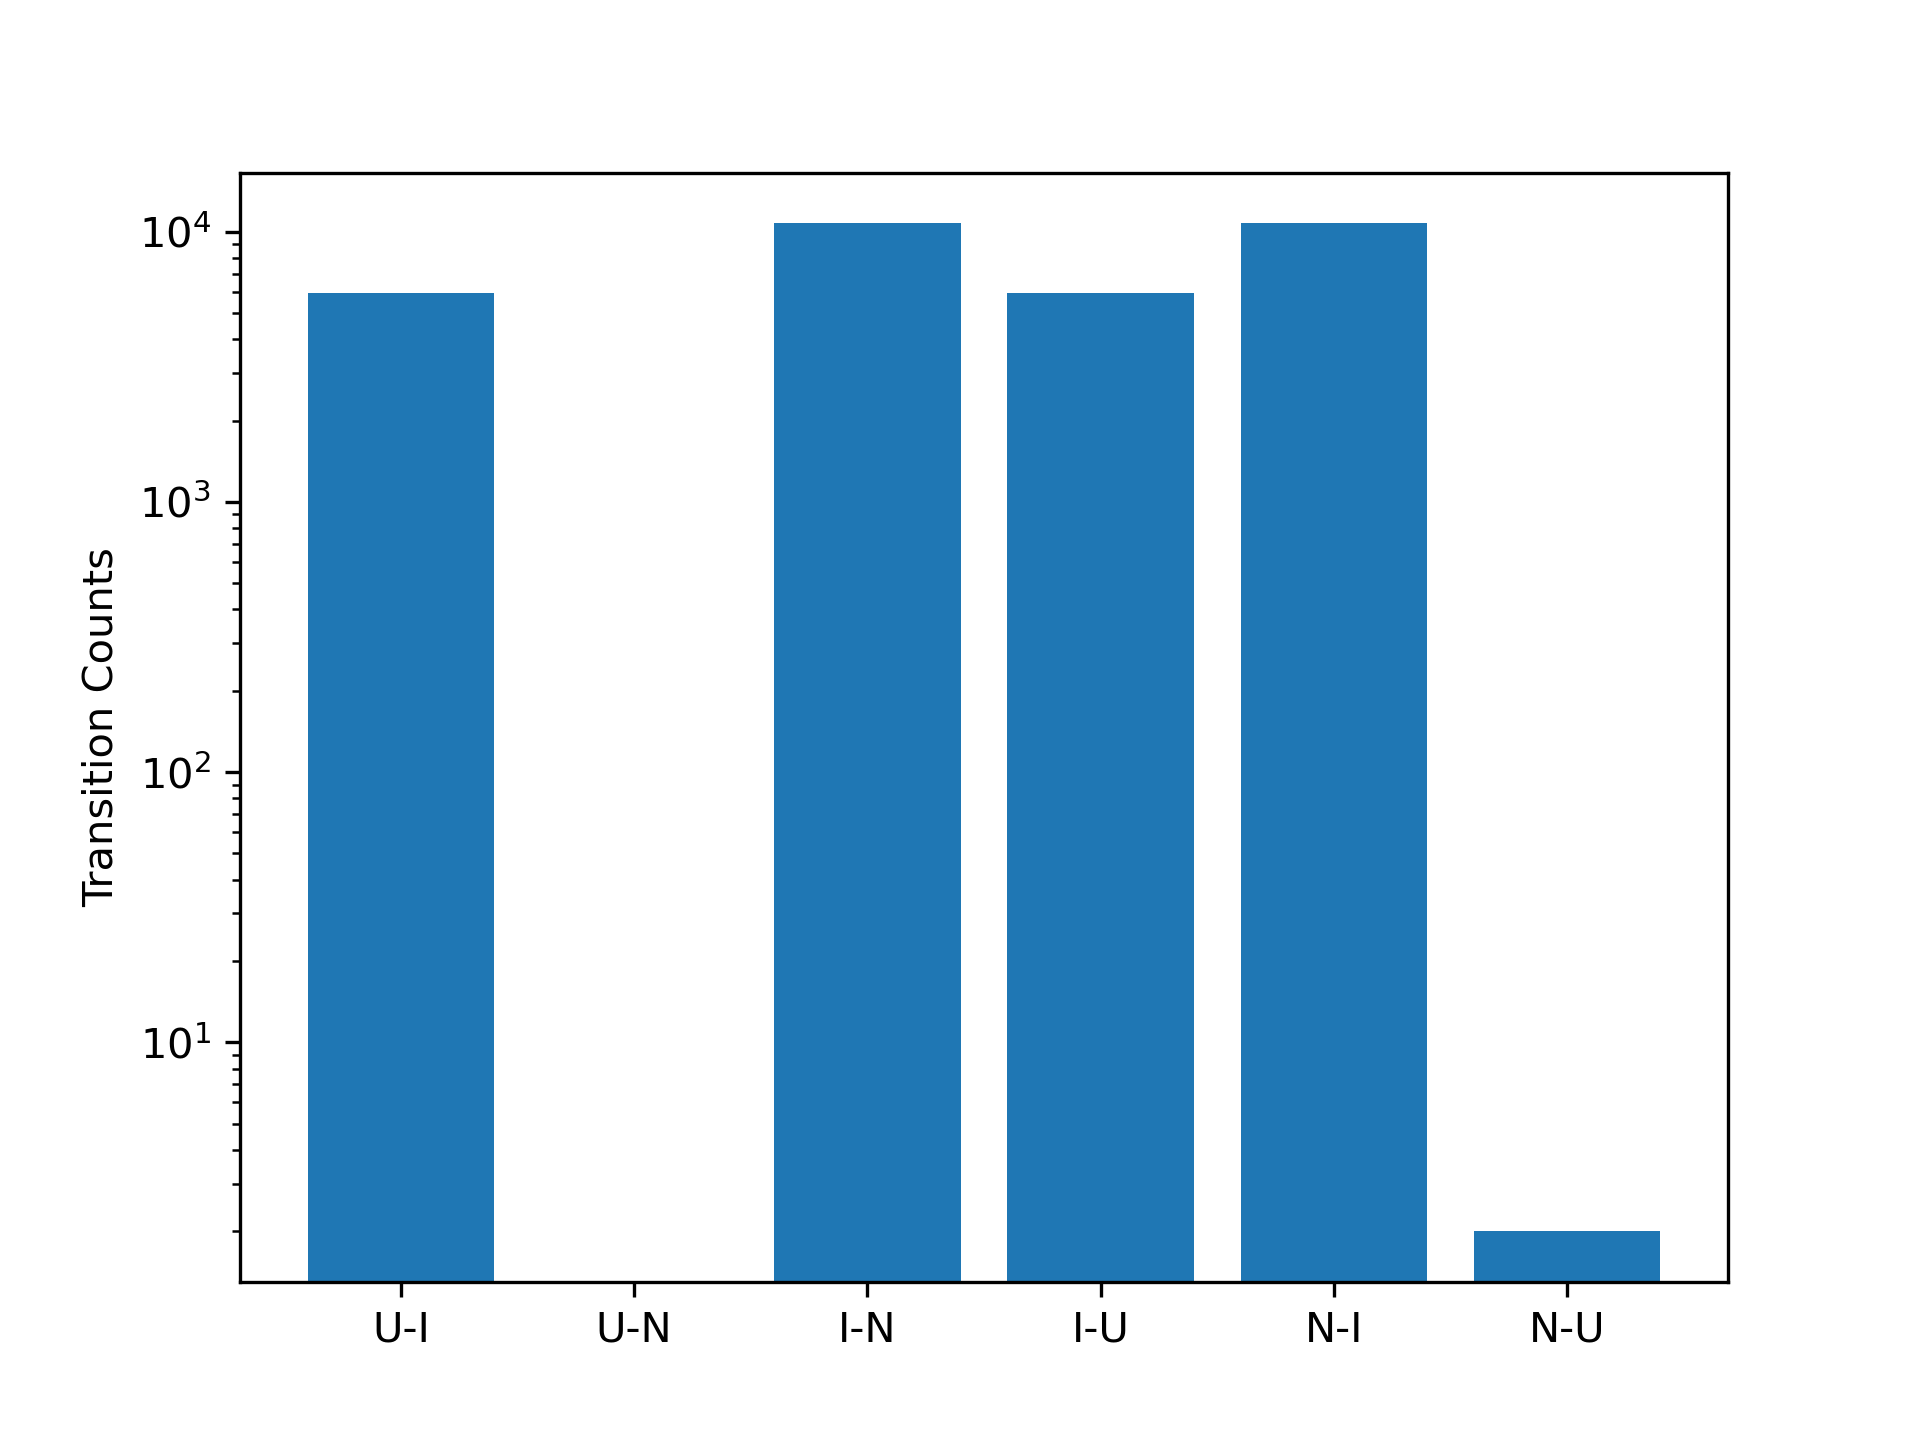

Write Python code to recreate this figure.
# Imports
import os
import pickle
import matplotlib.pyplot as plt
import numpy as np
import pyemma
import pandas as pd


names = np.load('traj_list.npy')
names = [os.path.splitext(os.path.basename(i))[0] for i in names]

if os.path.exists('analyzed.txt'):
    with open('analyzed.txt', "r") as f:
        analyzed = f.read()
else:
    analyzed = []
# Get Metastable States
states = np.load('states.npy',allow_pickle=True)
I = states[0]
N = states[1]
U = states[2]

dtrajs = np.load('distances_cluster_1000_4_dtrajs.npy',allow_pickle=True)
transition_labels = ['U-I','U-N','I-N','I-U','N-I','N-U']

if os.path.exists("transitions_dict.pkl"):
    with open("transitions_dict.pkl", "rb") as f:
        transitions = pickle.load(f)
else:
    transitions = {}
    for label in transition_labels:
        transitions[f'{label}_trajs'] = []
        transitions[f'{label}_counts'] = 0

for i,traj in enumerate(dtrajs):
    if names[i] in analyzed:
        print(f'{names[i]} Already Analyzed...skipping.')
        pass
    else:
        print(f'{names[i]}')
        for j,cc in enumerate(traj[1:]):
            if cc in U:
                if traj[1:][j-1] in U:
                    pass
                elif traj[1:][j-1] in I:
                    transitions['U-I_counts']+= 1
                    if names[i] not in transitions['U-I_trajs']: 
                        transitions['U-I_trajs'].append(names[i])
                elif traj[1:][j-1] in N:
                    transitions['U-N_counts'] += 1
                    if names[i] not in transitions['U-N_trajs']: 
                        transitions['U-N_trajs'].append(names[i])
            elif cc in I:
                if traj[1:][j-1] in I:
                    pass
                elif traj[1:][j-1] in N:
                    transitions['I-N_counts'] += 1
                    if names[i] not in transitions['I-N_trajs']: 
                        transitions['I-N_trajs'].append(names[i])
                elif traj[1:][j-1] in U:
                    transitions['I-U_counts'] += 1
                    if names[i] not in transitions['I-U_trajs']: 
                        transitions['I-U_trajs'].append(names[i])
            elif cc in N:
                if traj[1:][j-1] in N:
                    pass
                elif traj[1:][j-1] in I:
                    transitions['N-I_counts'] += 1
                    if names[i] not in transitions['N-I_trajs']: 
                        transitions['N-I_trajs'].append(names[i])
                elif traj[1:][j-1] in U:
                    transitions['N-U_counts'] += 1
                    if names[i] not in transitions['N-U_trajs']: 
                        transitions['N-U_trajs'].append(names[i])

        with open('analyzed.txt', "a+") as f:
            f.write(f'{names[i]}\n')

        with open("transitions_dict.pkl","wb") as f:
            pickle.dump(transitions,f)

counts = [transitions[f'{label}_counts']for label in transition_labels]
fig,ax = plt.subplots(dpi=300)
ax.bar(transition_labels,counts)
ax.set_yscale('log')
ax.set_ylabel('Transition Counts')
fig.savefig('counts.png')
plt.close()
